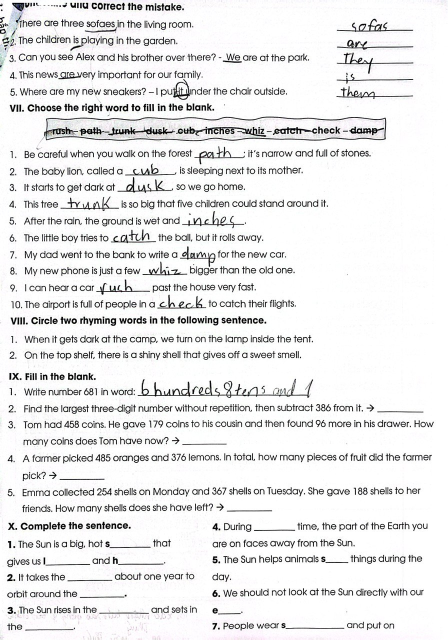
#> input picture ml/real/batch2_excluded/p25_duplicate_of_p18.jpg, 896 x 1280 px (shown at 1/2 size)
$ python ink_color_coarse.py ../real/batch2_excluded/p28_week23_rawphoto.jpg ../real/batch2_excluded/p25_duplicate_of_p18.jpg ../real/batch2_excluded/p25_duplicate_of_p18.jpg
#> lines starting #> are read from the running program, lines starting #| are printed output that depends on the picture; after the words box and inside, x2 and y2 are one past the last pixel; in counts of white or black regions, pixels touching at a corner belong together
# Handwriting detection + rebuild-erase prototype (v2) on a real photo.
#  1. optical density per channel vs local paper; ink colour = OD_B / OD_R (density-independent)
#  2. regular text lines found by GEOMETRY only (shared baseline, equal heights, even spacing)
#  3. local print-colour reference from those lines (lens colour shift varies across the photo)
#  4. pen candidates = ink bluer than the LOCAL print reference
#  5. line vote: a regular line whose glyphs are mostly print-coloured is print (incl. its dots)
#  6. stroke vote + grow along faint pen ink, stop at print
#  7. erase: restore print continuations under strokes, inpaint the paper
import cv2, numpy as np, sys, time
S = sys.argv[1]
src = sys.argv[2] if len(sys.argv) > 2 else 'real/IMG_0101_reading.png'
img = cv2.imread(src); H, W = img.shape[:2]; longside = max(H, W)
#> further down, img is the input picture: shape (1280, 896, 3); mean B, G, R 234.2, 233.8, 233.9
f = img.astype(np.float32)
k = max(5, int(longside / 450)) | 1

# ---- 1. optical density
sm = cv2.resize(f, None, fx=.125, fy=.125, interpolation=cv2.INTER_AREA)
paperMax = cv2.dilate(cv2.medianBlur(sm.astype(np.uint8), 15), np.ones((9, 9), np.uint8)).astype(np.float32)
P = cv2.GaussianBlur(cv2.resize(paperMax, (W, H)), (0, 0), 8)
paperMed = cv2.GaussianBlur(cv2.resize(cv2.medianBlur(sm.astype(np.uint8), 21), (W, H)), (0, 0), 8)
OD = -np.log(np.clip((f + 1) / (P + 1), 1e-3, 1.0)); odm = OD.mean(-1)
ink = odm > 0.30
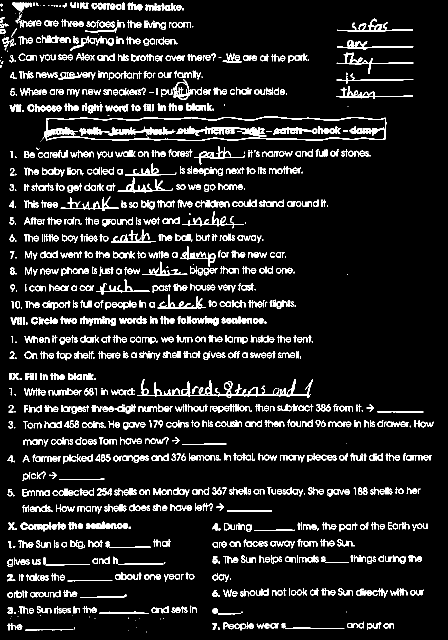
#> ink: shape (1280, 896) bool (shown at 1/2 size); 9.6% white in thin lines or dots
w = (ink & (odm < 1.6)).astype(np.float32)
#> w: shape (1280, 896) float32; values 0 (black) and 1 (white), 5.2% white in thin lines or dots
cw = max(k, int(longside / 270)) | 1   # colour window: wide enough to average out sensor noise
sb = cv2.boxFilter(OD[..., 0] * w, -1, (cw, cw)); sr = cv2.boxFilter(OD[..., 2] * w, -1, (cw, cw)); sw = cv2.boxFilter(w, -1, (cw, cw))
ratio = np.where(sw > 0.05, sb / (sr + 1e-3), np.nan)

# ---- 2. regular lines by geometry
n, lbl, st, _ = cv2.connectedComponentsWithStats(ink.astype(np.uint8), 8)
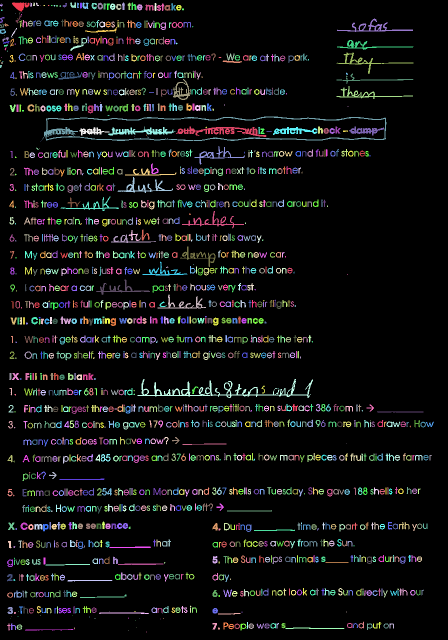
#> lbl: shape (1280, 896) int32 (shown at 1/2 size); 1631 distinct labels, from 0 to 1630; one colour per label, 0 black
#> n = 1631; st = 1631 rows, first 6: [0, 0, 896, 1280, 1036291], [24, 5, 35, 18, 369], [60, 5, 4, 8, 24], [66, 5, 4, 7, 23], [72, 5, 6, 7, 21], [140, 5, 12, 11, 84]
xs, ys, ws, hs, areas = st[:, 0], st[:, 1], st[:, 2], st[:, 3], st[:, 4]
#> xs = 1631 values, max 859 at index 1198, min 0 at index 0, mean 323.1; ys = 1631 values, max 1263 at index 1630, min 0 at index 0, mean 641.7; ws = 1631 values, max 896 at index 0, min 1 at index 25, mean 12.03; hs = 1631 values, max 1280 at index 0, min 1 at index 25, mean 12.57; areas = 1631 values, max 1036291 at index 0, min 1 at index 25, mean 703.2
cx = xs + ws / 2; bottom = ys + hs
#> after `cx = xs + ws / 2`: cx = 1631 values, max 861.5 at index 1198, min 1.5 at index 176, mean 329.1
#> after `bottom = ys + hs`: bottom = 1631 values, max 1280 at index 0, min 11 at index 25, mean 654.3
glyph = (areas >= k * 2) & (hs >= k) & (hs <= H * 0.03) & (ws <= hs * 4); glyph[0] = False
gid = np.where(glyph)[0]; order = gid[np.argsort(cx[gid])]
#> after `gid = np.where(glyph)[0]`: gid = 1419 values from 1 to 1623
#> after `order = gid[np.argsort(cx[gid])]`: order = 1419 values, max 1623 at index 52, min 1 at index 56, mean 823.8
parent = {i: i for i in gid}
#> parent = 1419 items
def find(a):
    while parent[a] != a:
        parent[a] = parent[parent[a]]; a = parent[a]
    return a
ocx = cx[order]
#> ocx = 1419 values from 2 to 861.5
for idx, i in enumerate(order):
    j = idx + 1
    while j < len(order) and ocx[j] - cx[i] < 3.0 * hs[i]:
        o = order[j]
        if abs(bottom[o] - bottom[i]) < 0.18 * max(hs[i], hs[o]) and 0.6 < hs[o] / hs[i] < 1.67:
            parent[find(o)] = find(i)
        j += 1
#> this loop made 1419 passes
#> i on passes 1 to 3: 182, 13, 79
groups = {}
for i in gid: groups.setdefault(find(i), []).append(i)
#> this loop made 1419 passes
#> i on passes 25 to 27: 32, 33, 40
#> after the loop, groups = 165 items
lines = []
for g in groups.values():
    if len(g) < 5: continue
    g = np.array(g); x = cx[g]; b = bottom[g].astype(float); h = hs[g].astype(float)
    A = np.stack([x, np.ones_like(x)], 1); coef, *_ = np.linalg.lstsq(A, b, rcond=None)
    resid = np.abs(A @ coef - b); hm = np.median(h)
    if np.percentile(resid, 70) < 0.08 * hm and np.percentile(np.abs(h - hm), 50) < 0.2 * hm:
        lines.append((g, coef, hm))
#> this loop made 165 passes
#> g on passes 1, 2, 4: [1], [2, 3, 4], [13]
#> after the loop, lines = 62 items

# ---- 3. local print-colour reference from regular-line pixels (robust: median per coarse cell)
regular = np.zeros(n, bool)
for g, _, _ in lines: regular[g] = True
#> this loop made 62 passes
#> g on passes 6, 15, 17, 22, 30, 33, 38: [187, 188, 189, 193, 194, 195, 196, 197], [445, 449, 450, 451, 453, 454, 455, 456], [474, 475, 477, 507, 508, 509, 510], [595, 596, 622, 623, 624, 625, 626, 627, 628, 629, 630], [773, 782, 804, 805, 806, 807, 808], [863, 864, 865, 866, 867, 906, 907], [989, 990, 992, 993, 994, 1005, 1006, 1007, 1030, 1031]
regPix = regular[lbl] & ~np.isnan(ratio)
#> regPix: shape (1280, 896) bool; 6.8% white in thin lines or dots
cell = max(64, longside // 12)
gh, gw = (H + cell - 1) // cell, (W + cell - 1) // cell
refGrid = np.full((gh, gw), np.nan, np.float32)
yy, xx = np.nonzero(regPix); rv = ratio[yy, xx]; cidx = (yy // cell) * gw + (xx // cell)
for c in np.unique(cidx):
    v = rv[cidx == c]
    if v.size >= 200: refGrid.flat[c] = np.median(v)
#> this loop made 85 passes
#> c on passes 5 to 12: 9, 10, 11, 12, 13, 14, 18, 19
globalRef = float(np.nanmedian(refGrid)) if np.isfinite(refGrid).any() else 1.0
#> globalRef = 0.994
# fill empty cells from neighbours, then smooth
filled = np.where(np.isnan(refGrid), globalRef, refGrid)
for _ in range(3):
    blur = cv2.blur(np.where(np.isnan(refGrid), 0, refGrid), (3, 3)); cnt = cv2.blur(np.isfinite(refGrid).astype(np.float32), (3, 3))
    filled = np.where(np.isnan(refGrid), np.where(cnt > 0, blur / np.maximum(cnt, 1e-6), filled), refGrid)
refMap = cv2.resize(cv2.GaussianBlur(filled, (0, 0), 1.0), (W, H), interpolation=cv2.INTER_LINEAR)

# ---- 4. pen candidates
DELTA = 0.05
cand = ink & (np.nan_to_num(ratio, nan=9) < refMap - DELTA)
#> cand: shape (1280, 896) bool; 0.14% white; 181 white regions (166 under 20 px), largest, box (x1, y1, x2, y2) and area: (26, 5, 53, 23) 292, (32, 31, 42, 47) 48, (413, 255, 428, 260) 43
fracC = np.bincount(lbl.ravel(), weights=cand.ravel(), minlength=n) / np.maximum(areas, 1)
#> fracC = 1631 values, max 1 at index 36, min 0 at index 0, mean 0.0169

# ---- 5. line vote (colour decides whether a regular line is print; its dots/accents follow)
printComp = np.zeros(n, bool); lineBoxes = []
for g, coef, hm in lines:
    # regularity alone cannot tell (neat handwriting lines are just as straight — measured), the
    # line's colour decides: pen lines measured ≈0.98 pen-coloured, print lines ≤0.45 even at
    # the lens-shifted page edge
    if np.median(fracC[g]) < 0.6:
        printComp[g] = True
        lineBoxes.append((xs[g].min(), ys[g].min() - 0.6 * hm, (xs[g] + ws[g]).max(), bottom[g].max() + 0.3 * hm))
#> this loop made 62 passes
#> (coef, hm) on passes 1, 2, 3, 4, 5, 7, 8, 9: ([0.0267, 13.03], 13), ([0.00992, 52.66], 12), ([0.0111, 85.63], 12), ([0.0014, 121.4], 12), ([-0.0025, 157.1], 12), ([-0.00297, 190.8], 11), ([0.00194, 188.7], 12), ([-0.0036, 223.4], 15)
#> after the loop, lineBoxes = 62 items, first 6: (125, -2.8, 363, 25.9), (37, 31.8, 382, 59.6), (37, 63.8, 351, 94.6), (37, 98.8, 615, 127.6), (165, 133.8, 391, 160.6), (20, 134.2, 116, 161.9)
small = areas < k * k * 4; small[0] = False
# line consensus per character: a glyph whose neighbours on its (loose) text line are all print is
# print too, unless it is itself strongly pen-coloured — merged letters can break a line's
# regularity, but not its colour context
allG = np.where(glyph)[0]; oa = allG[np.argsort(cx[allG])]
#> after `allG = np.where(glyph)[0]`: allG = 1419 values from 1 to 1623
#> after `oa = allG[np.argsort(cx[allG])]`: oa has the same summary as order
par3 = {i: i for i in allG}
#> par3 = 1419 items
def find3(a):
    while par3[a] != a:
        par3[a] = par3[par3[a]]; a = par3[a]
    return a
ocx3 = cx[oa]
#> ocx3 = 1419 values from 2 to 861.5
for idx, i in enumerate(oa):
    j = idx + 1
    while j < len(oa) and ocx3[j] - cx[i] < 2.5 * max(hs[i], k * 3):
        o = oa[j]
        if abs((ys[o] + hs[o] / 2) - (ys[i] + hs[i] / 2)) < 0.5 * max(hs[i], hs[o]) and 0.5 < hs[o] / hs[i] < 2.0:
            par3[find3(o)] = find3(i)
        j += 1
looseLines = {}
for i in oa: looseLines.setdefault(find3(i), []).append(i)
#> after the loop, looseLines = 89 items
for g in looseLines.values():
    if len(g) < 4: continue
    g = sorted(g, key=lambda i: cx[i])
    for p_, i in enumerate(g):
        nb = g[max(0, p_ - 3):p_] + g[p_ + 1:p_ + 4]
        a = areas[nb].astype(float)
        nbPen = float((fracC[nb] * a).sum() / max(a.sum(), 1))
        if nbPen < 0.2 and fracC[i] < 0.85:
            printComp[i] = True
#> this loop made 89 passes
#> g on passes 1, 2, 4, 5, 6, 8, 9, 10: [182], [13], [42, 40], [84, 83], [124], [123], [120], [1607, 1608, 1623]
for (x0, y0, x1, y1) in lineBoxes:
    printComp |= small & (cx >= x0) & (cx <= x1) & (ys >= y0) & (ys + hs <= y1)
#> this loop made 62 passes

# ---- 6. stroke vote, grow along faint pen ink
compHw = (fracC >= 0.35) & ~printComp; compHw[0] = False
m2, l2, st2, _ = cv2.connectedComponentsWithStats((cand & ~printComp[lbl]).astype(np.uint8), 8)
#> l2: shape (1280, 896) int32; 95 distinct labels, from 0 to 94
#> m2 = 95; st2 = 95 rows, first 6: [0, 0, 896, 1280, 1145776], [26, 5, 27, 18, 292], [61, 5, 3, 5, 13], [38, 25, 3, 4, 5], [42, 28, 2, 3, 4], [32, 31, 10, 16, 48]
big = st2[:, 4] >= (k * 2) ** 2; big[0] = False
hw = cand & ~printComp[lbl] & (compHw[lbl] | big[l2])
#> hw: shape (1280, 896) bool; 0.04% white; 19 white regions (14 under 20 px), largest, box (x1, y1, x2, y2) and area: (26, 5, 53, 23) 292, (32, 31, 42, 47) 48, (22, 56, 34, 75) 42, (0, 130, 4, 136) 20, (15, 1250, 20, 1257) 20
# small pen marks (accents, dots, commas) next to handwriting
near = cv2.dilate(hw.astype(np.uint8), cv2.getStructuringElement(cv2.MORPH_ELLIPSE, (4 * k + 1, 4 * k + 1))) > 0
#> near: shape (1280, 896) bool; 0.42% white; 3 white regions, box (x1, y1, x2, y2) and area: (0, 0, 74, 146) 3912, (5, 1238, 30, 1267) 553, (125, 259, 148, 280) 375
hw |= (small & ~printComp & (fracC >= 0.15))[lbl] & near & ink
#> hw: shape (1280, 896) bool; 0.05% white; 20 white regions (12 under 20 px), largest, box (x1, y1, x2, y2) and area: (26, 5, 53, 23) 292, (31, 31, 42, 47) 52, (22, 56, 34, 75) 42
# handwritten lines: group the non-print strokes into loose lines; in a line that is mostly pen,
# strokes only slightly bluer than print are pen too (pen colour varies with pressure)
nonPrint = glyph & ~printComp
hwPixPerComp = np.bincount(lbl.ravel(), weights=hw.ravel(), minlength=n)
#> hwPixPerComp = 1631 values, max 292 at index 1, min 0 at index 0, mean 0.347
np_ids = np.where(nonPrint)[0]; o2 = np_ids[np.argsort(cx[np_ids])]
#> after `np_ids = np.where(nonPrint)[0]`: np_ids = 40 values from 1 to 1623
#> after `o2 = np_ids[np.argsort(cx[np_ids])]`: o2 = 40 values, max 1623 at index 12, min 1 at index 13, mean 624.8
par2 = {i: i for i in np_ids}
#> par2 = 40 items
def find2(a):
    while par2[a] != a:
        par2[a] = par2[par2[a]]; a = par2[a]
    return a
ocx2 = cx[o2]
#> ocx2 = 40 values from 2 to 733
for idx, i in enumerate(o2):
    j = idx + 1
    while j < len(o2) and ocx2[j] - cx[i] < 2.5 * max(hs[i], k * 3):
        o = o2[j]
        if abs((ys[o] + hs[o] / 2) - (ys[i] + hs[i] / 2)) < 0.6 * max(hs[i], hs[o]):
            par2[find2(o)] = find2(i)
        j += 1
#> this loop made 40 passes
#> i on passes 1 to 8: 182, 13, 42, 84, 124, 98, 123, 120
hwLines = {}
for i in np_ids: hwLines.setdefault(find2(i), []).append(i)
#> this loop made 40 passes
#> after the loop, hwLines = 28 items
compRatio = np.full(n, np.nan)
rr = np.nan_to_num(ratio, nan=0) - refMap
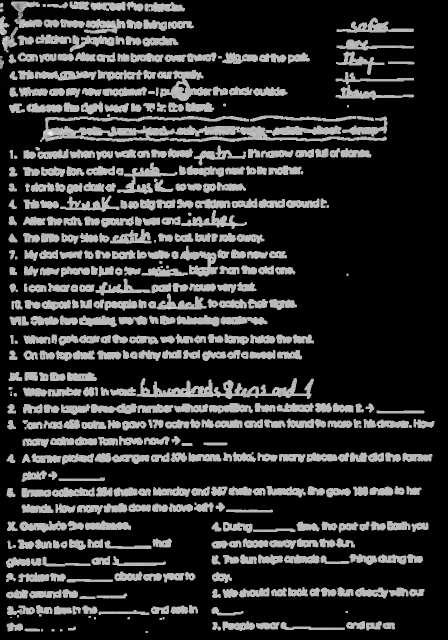
#> rr: shape (1280, 896) float32 (shown at 1/2 size); min -0.996, max 0.38, mean -0.758; drawn with min black and max white
sumR = np.bincount(lbl.ravel(), weights=np.where(ink & ~np.isnan(ratio), rr, 0).ravel(), minlength=n)
#> sumR = 1631 values, max 5.58 at index 437, min -51.61 at index 1, mean -0.172
cntR = np.bincount(lbl.ravel(), weights=(ink & ~np.isnan(ratio)).ravel(), minlength=n)
#> cntR = 1631 values, max 3666 at index 310, min 0 at index 0, mean 67.3
compRatio = sumR / np.maximum(cntR, 1)
#> compRatio = 1631 values, max 0.301 at index 1582, min -0.38 at index 43, mean -0.00402
for g in hwLines.values():
    g = np.array(g)
    if len(g) < 2: continue
    if hwPixPerComp[g].sum() >= 0.5 * areas[g].sum():
        weak = g[compRatio[g] < -0.015]
        mark = np.zeros(n, bool); mark[weak] = True
        hw |= mark[lbl] & ink
#> this loop made 28 passes
# neighbourhood consensus: a pen stroke's darkness/colour is uneven, so single pixels flip; an
# ink pixel takes the majority label of the ink around it (≈3 stroke widths), both ways — holes
# inside handwriting close, isolated pen-coloured specks inside print go back to print. Layout
# print (regular lines) keeps its label.
cwin = 3 * k + 1
inkF = ink.astype(np.float32)
#> inkF: shape (1280, 896) float32; values 0 (black) and 1 (white), 9.6% white in thin lines or dots
layoutPrint = printComp[lbl]
#> layoutPrint: shape (1280, 896) bool; 7.5% white in thin lines or dots
for _ in range(2):
    share = cv2.boxFilter((hw & ink).astype(np.float32), -1, (cwin, cwin)) / np.maximum(cv2.boxFilter(inkF, -1, (cwin, cwin)), 1e-6)
    hw = (ink & (share >= 0.5) & ~layoutPrint) | (hw & ~ink)
# small detached pen fragments (a letter's lead-in curl, a colon, a dash, an accent): colour is
# unreliable on bits this thin, so their NEAREST neighbour decides — a small ink piece outside any
# regular print line that lies closer to handwriting than to any substantial print stroke (and
# within ≈8 stroke widths of it) is handwriting
tinyMax = (2 * k) ** 2      # dots, accents, short dashes
smallMax = (4 * k) ** 2     # lead-in curls, stroke ends
nonHwInk = np.bincount(lbl.ravel(), weights=(ink & ~hw).ravel(), minlength=n)
#> nonHwInk = 1631 values, max 3690 at index 310, min 0 at index 0, mean 67.41
# print reference = any letter-sized-or-bigger ink that is not handwriting (printed letters
# included), so a printed letter next to a pen stroke still has print right beside it
refComp = (areas > tinyMax) & (nonHwInk >= 0.5 * areas); refComp[0] = False
printRef_ = (refComp | printComp)[lbl] & ink & ~hw
#> printRef_: shape (1280, 896) bool; 9.4% white in thin lines or dots
distHw = cv2.distanceTransform((~(hw & ink)).astype(np.uint8), cv2.DIST_L2, 3)
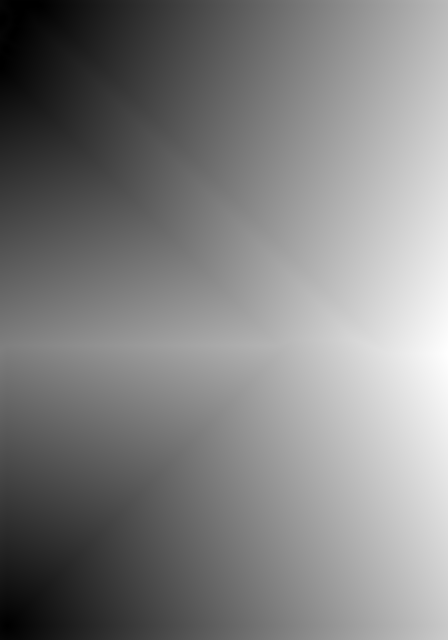
#> distHw: shape (1280, 896) float32 (shown at 1/2 size); min 0, max 1066.7, mean 540; drawn with min black and max white
distPr = cv2.distanceTransform((~printRef_).astype(np.uint8), cv2.DIST_L2, 3)
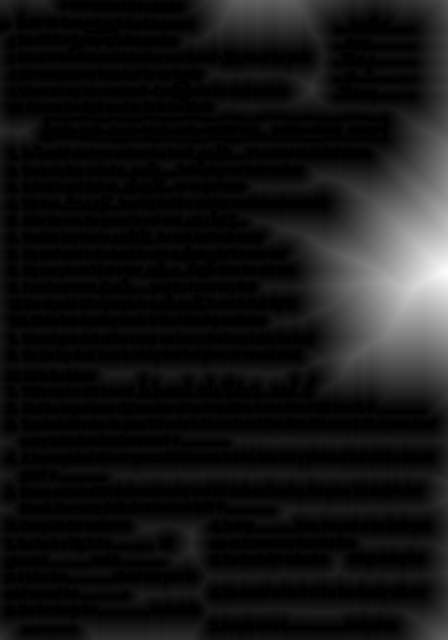
#> distPr: shape (1280, 896) float32 (shown at 1/2 size); min 0, max 286.7, mean 22; drawn with min black and max white
# nearest approach (not the average): a lead-in curl touches its letter at one end
ordr = np.argsort(lbl.ravel()); lab_s = lbl.ravel()[ordr]; bounds = np.searchsorted(lab_s, np.arange(n + 1))
#> after `bounds = np.searchsorted(lab_s, np.arange(n + 1))`: bounds = 1632 values from 0 to 1146880
dHw = np.full(n, 1e9); dPr = np.full(n, 1e9)
#> after `dHw = np.full(n, 1000000000.0)`: dHw = 1631 values from 1e+09 to 1e+09
#> after `dPr = np.full(n, 1000000000.0)`: dPr = 1631 values from 1e+09 to 1e+09
dh = np.where(ink, distHw, 1e9).ravel()[ordr]; dp = np.where(ink, distPr, 1e9).ravel()[ordr]
ne = bounds[1:] > bounds[:-1]
dHw[ne] = np.minimum.reduceat(dh, bounds[:-1][ne]); dPr[ne] = np.minimum.reduceat(dp, bounds[:-1][ne])
tinyRule = (areas <= tinyMax) & (dHw < dPr) & (dHw <= 8 * k)
midRule = (areas <= smallMax) & (fracC >= 0.25) & (dHw <= 2 * k)
fragment = ~printComp & (tinyRule | midRule); fragment[0] = False
hw |= fragment[lbl] & ink
#> hw: shape (1280, 896) bool; 0.07% white; 30 white regions (19 under 20 px), largest, box (x1, y1, x2, y2) and area: (24, 5, 59, 23) 369, (22, 1247, 32, 1260) 66, (31, 31, 42, 47) 52
fragmentMask = fragment[lbl] & ink
# pictures (photos, logos): ink is dense over a wide area, text strokes never are
win = int(longside * 0.03) | 1
dens = cv2.boxFilter(ink.astype(np.float32), -1, (win, win))
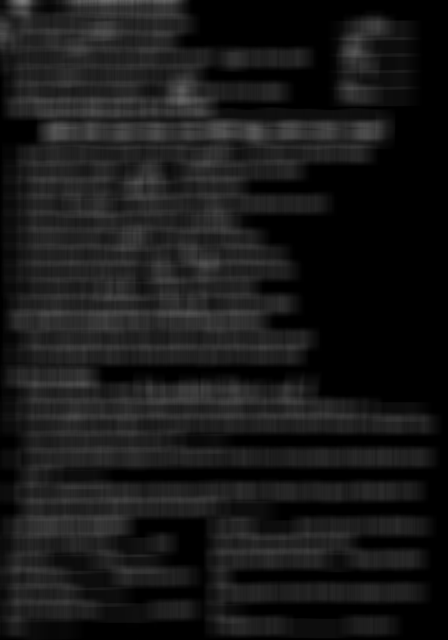
#> dens: shape (1280, 896) float32 (shown at 1/2 size); min 0, max 0.493, mean 0.0965
dense = (dens > 0.5).astype(np.uint8)
#> dense: shape (1280, 896); every value is 0
# only sizeable dense regions (a photo), not a bold heading's letters
nd, ld, sd, _ = cv2.connectedComponentsWithStats(dense, 8)
#> ld: shape (1280, 896) int32; every value is 0
#> nd = 1; sd = [[0, 0, 896, 1280, 1146880]]
bigDense = sd[:, cv2.CC_STAT_AREA] >= (2 * win) ** 2; bigDense[0] = False
#> after `bigDense = sd[:, cv2.CC_STAT_AREA] >= (2 * win) ** 2`: bigDense = [True]
picture = cv2.dilate(bigDense[ld].astype(np.uint8), np.ones((win, win), np.uint8)) > 0
hw &= ~picture
# protect print: confident print ink + faint pixels with print colour
confPrint = (ink & (np.nan_to_num(ratio, nan=0) > refMap - 0.02)) | printComp[lbl] | picture
#> confPrint: shape (1280, 896) bool; 9.2% white in thin lines or dots
faintW = ((odm > 0.06) & (odm <= 0.30)).astype(np.float32); kk = (2 * k + 1, 2 * k + 1)
fb = cv2.boxFilter(OD[..., 0] * faintW, -1, kk); fr = cv2.boxFilter(OD[..., 2] * faintW, -1, kk); fw = cv2.boxFilter(faintW, -1, kk)
ratioFaint = np.where(fw > 0.1, fb / (fr + 1e-3), 0)
confPrint |= (faintW > 0) & (ratioFaint > refMap - 0.03) & ~hw
#> confPrint: shape (1280, 896) bool; 9.9% white in thin lines or dots
confPrint = cv2.dilate(confPrint.astype(np.uint8), np.ones((3, 3), np.uint8)) > 0
#> confPrint: shape (1280, 896) bool; 19.8% white; 588 white regions (33 under 20 px), largest, box (x1, y1, x2, y2) and area: (341, 246, 535, 284) 3372, (274, 757, 484, 797) 3049, (208, 250, 346, 283) 2344
allowed = (odm > 0.06) & ~confPrint
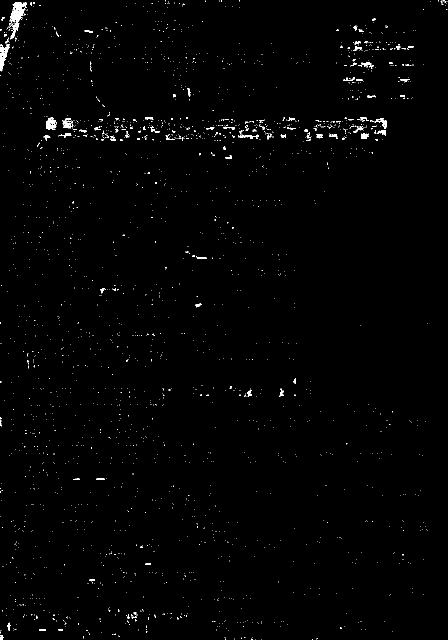
#> allowed: shape (1280, 896) bool (shown at 1/2 size); 0.85% white in thin lines or dots
na, la = cv2.connectedComponents(allowed.astype(np.uint8), connectivity=8)
#> la: shape (1280, 896) int32; 2116 distinct labels, from 0 to 2115
#> na = 2116
seeded = np.zeros(na, bool); seeded[np.unique(la[hw & allowed])] = True; seeded[0] = False
hw |= seeded[la]
m3, l3, st3, _ = cv2.connectedComponentsWithStats(hw.astype(np.uint8), 8)
#> m3 = 16; st3 = 16 rows, first 6: [0, 0, 896, 1280, 1144985], [18, 5, 41, 74, 1087], [60, 5, 4, 8, 26], [66, 5, 4, 7, 26], [72, 5, 6, 7, 21], [0, 7, 5, 6, 19]
keep = st3[:, 4] >= max(12, k * k // 4); keep[0] = False; hw = keep[l3] | fragmentMask   # context-placed dots are not noise
#> after `keep = st3[:, 4] >= max(12, k * k // 4)`: keep = [True, True, True, True, True, True, False, False, False, False, True, True, False, True, True, True]

# ---- 7. erase
t0 = time.time()
hw8 = hw.astype(np.uint8) * 255
cpNear = cv2.dilate(confPrint.astype(np.uint8) * 255, np.ones((3, 3), np.uint8))
faint = (odm > 0.04).astype(np.uint8) * 255
grown = cv2.dilate(hw8, cv2.getStructuringElement(cv2.MORPH_ELLIPSE, (13, 13)))
area = hw8 | (grown & faint & ~cpNear)
strongPrint = confPrint & ~hw & ink
penOD = np.median(odm[hw & ink]) if (hw & ink).any() else 1.0
#> penOD = 1.46
nearPrint = cv2.dilate(strongPrint.astype(np.uint8), cv2.getStructuringElement(cv2.MORPH_ELLIPSE, (7, 7))) > 0
under = (hw & nearPrint & (odm > penOD * 1.3)).astype(np.uint8) * 255
halo = cv2.dilate(area, cv2.getStructuringElement(cv2.MORPH_ELLIPSE, (11, 11))) & ~cpNear
area = area | halo
restore = area & under; paperA = area & ~restore
wgt = strongPrint.astype(np.float32); win = (61, 61)
num = cv2.boxFilter(f * wgt[..., None], -1, win); den = cv2.boxFilter(wgt, -1, win)
fallback = np.median(img[strongPrint], axis=0) if strongPrint.any() else np.array([40, 40, 40])
#> fallback = [59, 59, 59]
local = np.where(den[..., None] > 1e-3, num / np.maximum(den[..., None], 1e-6), fallback).astype(np.uint8)
dst = img.copy(); dst[restore > 0] = local[restore > 0]
dst = cv2.inpaint(dst, paperA, 3, cv2.INPAINT_TELEA)
print(f'k={k} lines={len(lines)} printLines={len(lineBoxes)} globalRef={globalRef:.3f} hwPx={int(hw.sum())} restorePx={int((restore>0).sum())} erase={time.time()-t0:.1f}s')

ov = img.copy(); ov[hw] = (0, 0, 255)
tag = sys.argv[3] if len(sys.argv) > 3 else 'v2'
cv2.imwrite(f'{S}/{tag}_mask_small.png', cv2.resize(ov, None, fx=0.3, fy=0.3, interpolation=cv2.INTER_AREA))
cv2.imwrite(f'{S}/{tag}_erased_small.png', cv2.resize(dst, None, fx=0.3, fy=0.3, interpolation=cv2.INTER_AREA))
cv2.imwrite(f'{S}/{tag}_erased.png', dst)
np.save(f'{S}/{tag}_hw.npy', hw); np.save(f'{S}/{tag}_ref.npy', refMap.astype(np.float32)); np.save(f'{S}/{tag}_print.npy', confPrint); np.save(f'{S}/{tag}_frag.npy', fragmentMask)
